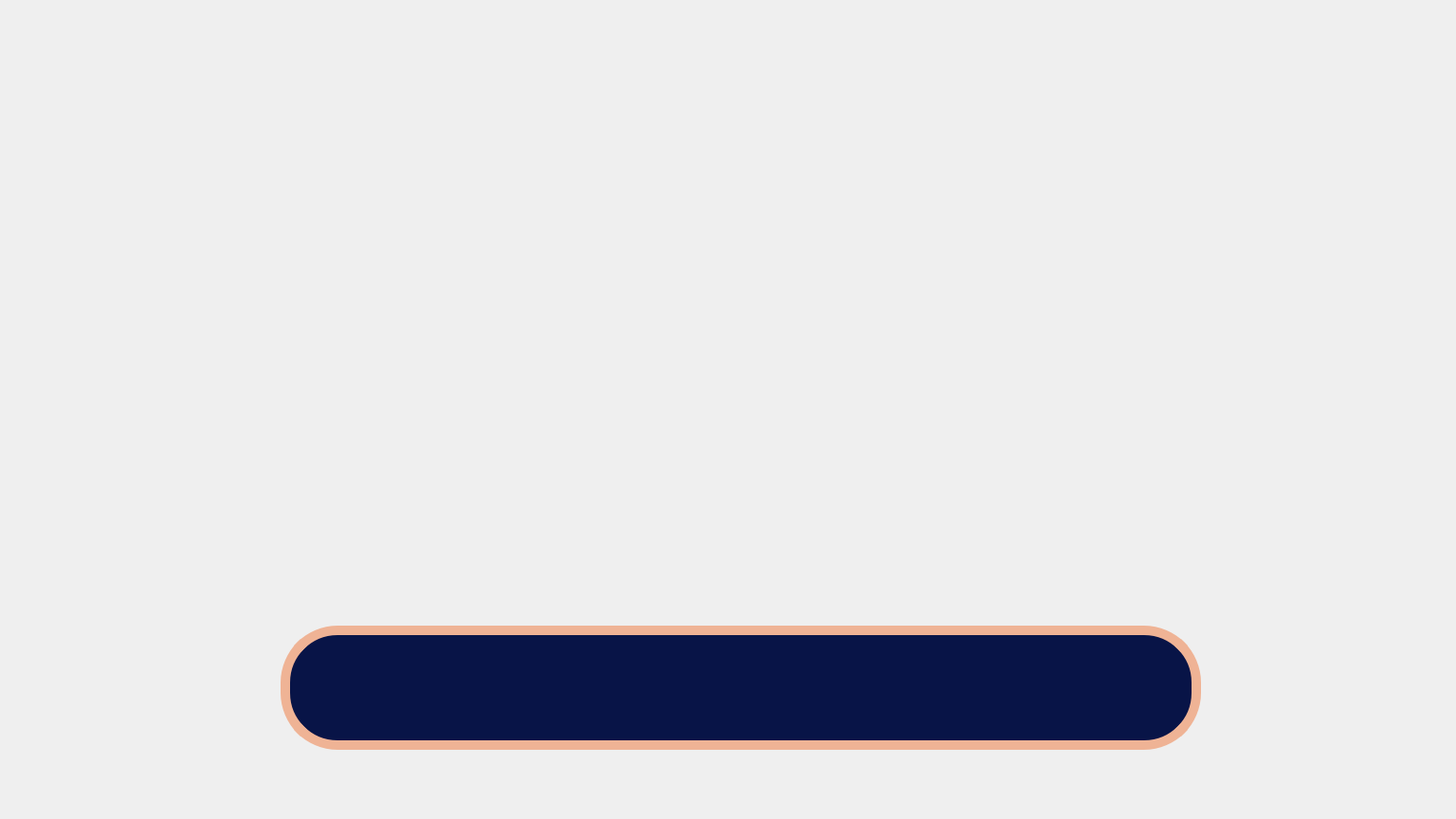
<?xml version="1.0" encoding="UTF-8"?>
<ui version="4.0">
 <class>Form</class>
 <widget class="QWidget" name="Form">
  <property name="geometry">
   <rect>
    <x>0</x>
    <y>0</y>
    <width>1536</width>
    <height>864</height>
   </rect>
  </property>
  <property name="windowTitle">
   <string>Form</string>
  </property>
  <widget class="QLabel" name="label">
   <property name="geometry">
    <rect>
     <x>0</x>
     <y>0</y>
     <width>1536</width>
     <height>864</height>
    </rect>
   </property>
   <property name="sizePolicy">
    <sizepolicy hsizetype="Expanding" vsizetype="Expanding">
     <horstretch>0</horstretch>
     <verstretch>0</verstretch>
    </sizepolicy>
   </property>
   <property name="text">
    <string/>
   </property>
   <property name="pixmap">
    <pixmap>backtop100.png</pixmap>
   </property>
   <property name="scaledContents">
    <bool>true</bool>
   </property>
  </widget>
  <widget class="QLabel" name="label_2">
   <property name="geometry">
    <rect>
     <x>300</x>
     <y>62</y>
     <width>50</width>
     <height>50</height>
    </rect>
   </property>
   <property name="text">
    <string/>
   </property>
   <property name="pixmap">
    <pixmap>whitepanda.png</pixmap>
   </property>
   <property name="scaledContents">
    <bool>true</bool>
   </property>
  </widget>
  <widget class="QLabel" name="label_3">
   <property name="geometry">
    <rect>
     <x>296</x>
     <y>660</y>
     <width>971</width>
     <height>131</height>
    </rect>
   </property>
   <property name="styleSheet">
    <string notr="true">border-radius: 60px;
background-color: #081447;
border: 10px solid #efb395;
color: white;
font-size: 25px</string>
   </property>
   <property name="text">
    <string/>
   </property>
  </widget>
  <widget class="QLineEdit" name="name">
   <property name="geometry">
    <rect>
     <x>360</x>
     <y>693</y>
     <width>841</width>
     <height>61</height>
    </rect>
   </property>
   <property name="minimumSize">
    <size>
     <width>841</width>
     <height>0</height>
    </size>
   </property>
   <property name="font">
    <font>
     <family>Segoe UI Black</family>
     <pointsize>20</pointsize>
     <italic>false</italic>
     <fontweight>Black</fontweight>
    </font>
   </property>
   <property name="styleSheet">
    <string notr="true">background-color: #081447;
font: 900 20pt &quot;Segoe UI Black&quot;;
border-radius: 100px;
color: white</string>
   </property>
   <property name="locale">
    <locale language="Vietnamese" country="Vietnam"/>
   </property>
   <property name="text">
    <string/>
   </property>
   <property name="alignment">
    <set>Qt::AlignCenter</set>
   </property>
  </widget>
  <widget class="QLabel" name="img">
   <property name="geometry">
    <rect>
     <x>470</x>
     <y>60</y>
     <width>621</width>
     <height>531</height>
    </rect>
   </property>
   <property name="autoFillBackground">
    <bool>false</bool>
   </property>
   <property name="styleSheet">
    <string notr="true">border-radius: 45px;
border: 0px solid #d7d3e5;
color: white;
font-size: 25px</string>
   </property>
   <property name="text">
    <string/>
   </property>
   <property name="scaledContents">
    <bool>false</bool>
   </property>
   <property name="alignment">
    <set>Qt::AlignCenter</set>
   </property>
  </widget>
 </widget>
 <resources/>
 <connections/>
</ui>
